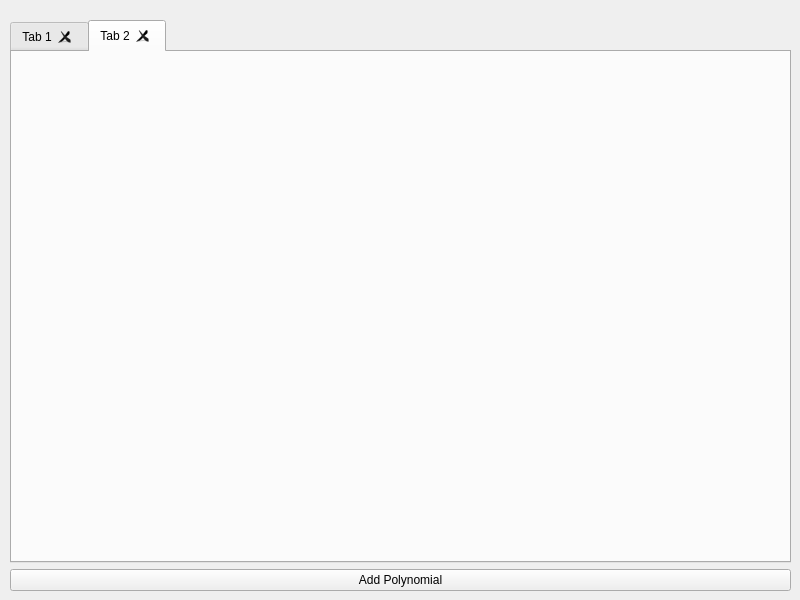
<?xml version="1.0" encoding="UTF-8"?>
<ui version="4.0">
 <class>MainWindow</class>
 <widget class="QMainWindow" name="MainWindow">
  <property name="geometry">
   <rect>
    <x>0</x>
    <y>0</y>
    <width>800</width>
    <height>600</height>
   </rect>
  </property>
  <property name="windowTitle">
   <string>Polynomial Calculator</string>
  </property>
  <widget class="QWidget" name="QMainWidget">
   <widget class="QWidget" name="verticalLayoutWidget">
    <property name="geometry">
     <rect>
      <x>10</x>
      <y>20</y>
      <width>781</width>
      <height>571</height>
     </rect>
    </property>
    <layout class="QVBoxLayout" name="verticalLayout">
     <item>
      <widget class="QTabWidget" name="tables">
       <property name="currentIndex">
        <number>1</number>
       </property>
       <property name="documentMode">
        <bool>false</bool>
       </property>
       <property name="tabsClosable">
        <bool>true</bool>
       </property>
       <widget class="QWidget" name="tab">
        <attribute name="title">
         <string>Tab 1</string>
        </attribute>
       </widget>
       <widget class="QWidget" name="tab_2">
        <attribute name="title">
         <string>Tab 2</string>
        </attribute>
       </widget>
      </widget>
     </item>
     <item>
      <widget class="QPushButton" name="addPoly">
       <property name="text">
        <string>Add Polynomial</string>
       </property>
      </widget>
     </item>
    </layout>
   </widget>
  </widget>
 </widget>
 <resources/>
 <connections/>
</ui>
